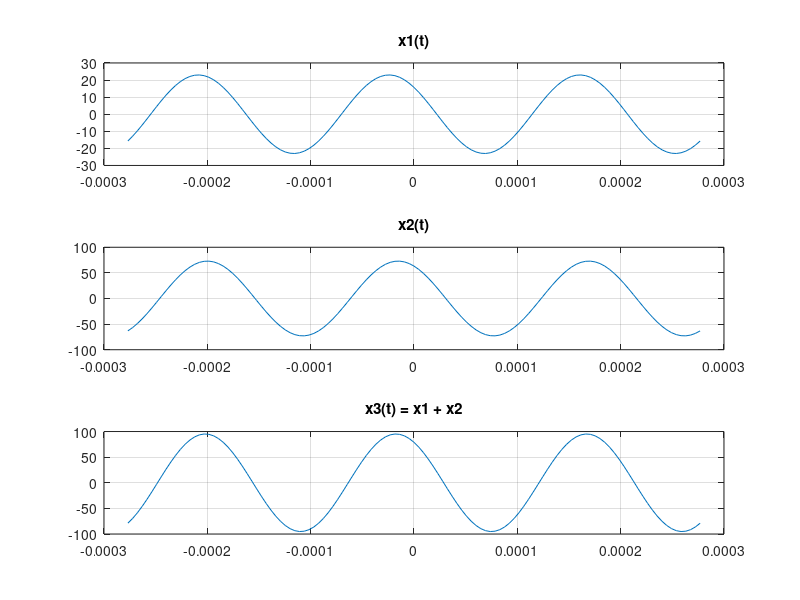

This chart was generated by the following MATLAB code:
clc;
clear;
 
A1 = 23;
A2 = 73;
f = 5417;
 
phi1 = 47*pi/180;
phi2 = 30*pi/180;
 
w = 2*pi*f;
T = 1/f;
 
t = -1.5*T : T/40 : 1.5*T;
 
x1 = A1*cos(w*t + phi1);
x2 = A2*cos(w*t + phi2);
 
figure;
 
subplot(3,1,1)
plot(t,x1)
title('x1(t)')
grid on
 
subplot(3,1,2)
plot(t,x2)
title('x2(t)')
grid on
x3 = x1 + x2;
 
subplot(3,1,3)
plot(t,x3)
title('x3(t) = x1 + x2')
grid on
